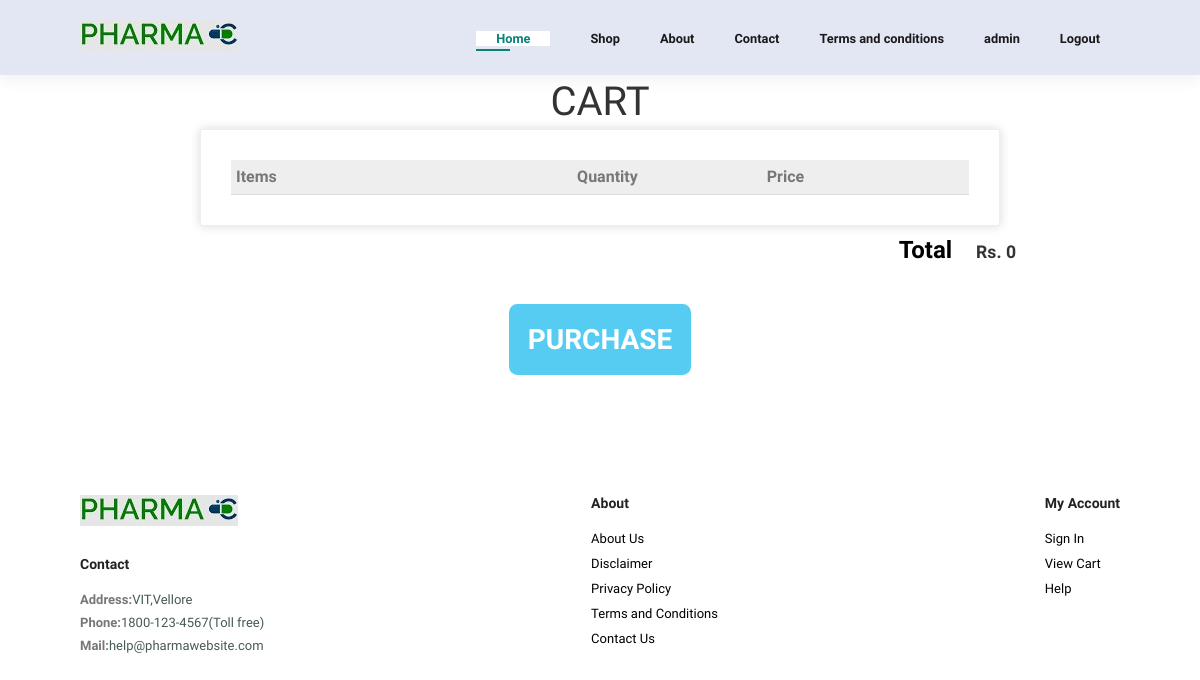
The page /cart (signed in) on the database as committed earlier.
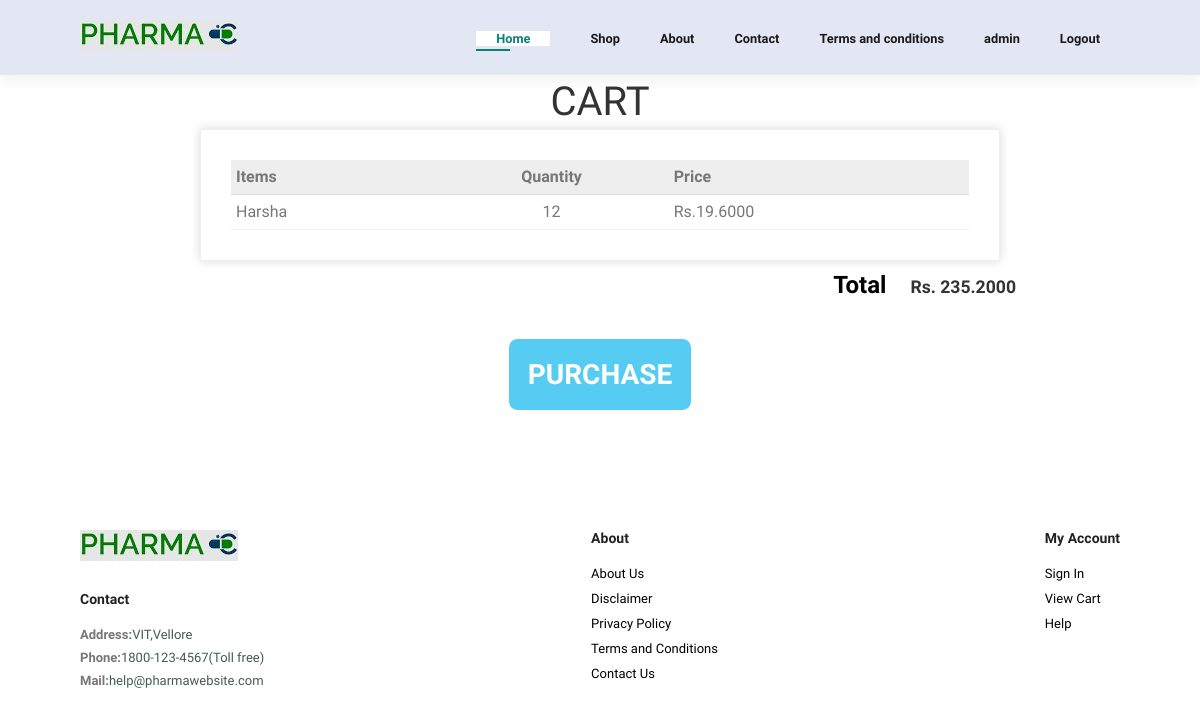
The same page on the database as committed later.
### inventory/models.py (models this page shows, shortened)
class ItemMain(models.Model):
    itemid = models.AutoField(primary_key=True)
    itemname = models.CharField(max_length=50)
    discount = models.DecimalField(decimal_places=2, max_digits=25)
    price = models.DecimalField(decimal_places=2, max_digits=25)
    type = models.ForeignKey(ItemsCat, on_delete=models.CASCADE)
    composition = models.TextField()
    manufacturingdate = models.DateField()
    expirydate = models.DateField()
    quantity = models.IntegerField(default=0)
    slug = models.SlugField(max_length=50, unique=True,
                            default="", editable=False)
    def __str__(self) -> str:
        return str(self.itemid)

### inventory/views.py (the view)
# urls.py: path('cart', views.cart, name="cart"),
def cart(request):
    context = {}
    total_amount = 0
    if request.method == "GET":
        user = request.user
        items = UserCart.objects.filter(
            user=User.objects.filter(username=user)[0]
        )
        l = {}
        for i in items:
            ll = []
            item = ItemMain.objects.filter(slug=i.itemid)[0]
            print(item)
            ll.append(item.itemid)
            ll.append(item.itemname)
            price = item.price
            discount = item.discount
            newPrice = price - (price * discount)/100
            ll.append(newPrice)
            if tuple(ll) in l.keys():
                l[tuple(ll)] += 1
            else:
                l[tuple(ll)] = 1
            total_amount += newPrice
        print(l)
        context['items'] = l
        context['total'] = total_amount
    return render(request, 'inventory/cart.html', context)

### templates/inventory/cart.html (shortened to what this page needs)
{% extends "base.html" %}
{% load static %}
{% block home %}
<link rel="stylesheet" href="{% static 'css/cart.css' %}">
<section class="container content-section">
    <h2 class="section-header">CART</h2>
    <div class="invoice-box">
        <table cellpadding="0" cellspacing="0">
            <tr class="heading">
                <td>Items</td>
                <td style="text-align:center">Quantity</td>
                <td>Price</td>
            </tr>
            {% for item, quantity in items.items %}
            <tr class="item">
                <td>{{ item.1 }}</td>
                <td style="text-align:center">{{ quantity }}</td>
                <td> Rs.{{ item.2 }}</td>
            </tr>
            {% endfor %}
        </table>
    </div>
    <div class="cart-total">
        <strong class="cart-total-title">Total</strong>
        <span class="cart-total-price" style="font-weight:bold">Rs. {{ total }}</span>
    </div>
    <button class="btn btn-primary btn-purchase" type="button">PURCHASE</button>
</section>
{% endblock home %}

Rows that differ between the two databases and show on the page:
now on this page (row edited): ItemMain: itemname "Harsha"
Other text that changed with them:
{{ total }}: "0" → "235.2000"
new list line: "12 Rs. 19.6000"
